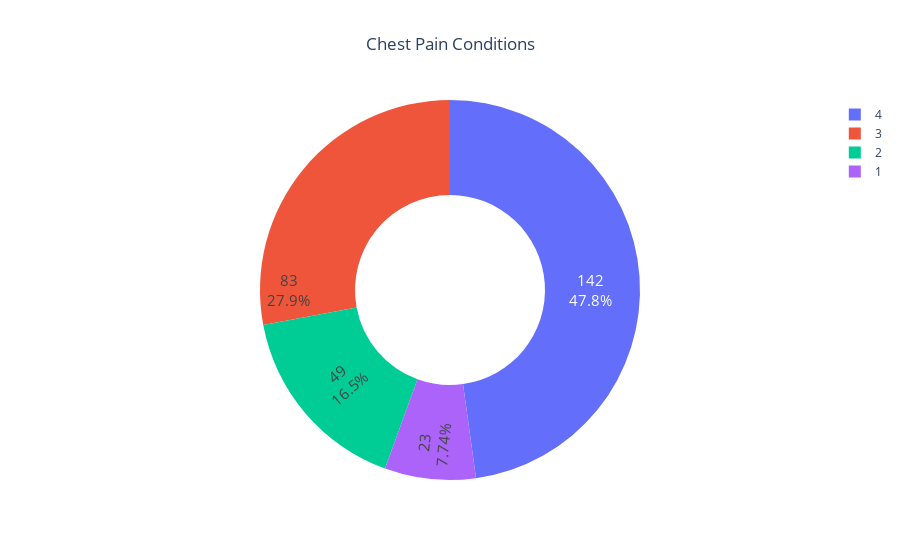

Notebook code for this chart:
### Code cell
df=DF_1['cp'].value_counts().reset_index().rename(columns={'index':'cp','cp':'count'})
fig = graphObject.Figure([graphObject.Pie(labels=df['cp'],values=df['count'], hole = 0.5)])
fig.update_traces(hoverinfo='label+percent', textinfo='value+percent', textfont_size=15,insidetextorientation='radial')
fig.update_layout(title="Chest Pain Conditions",title_x=0.5)
fig.show()

### Figure 1 — Plotly figure (JSON) as saved in the notebook; plotly's stock layout.template omitted (floating-point values rounded to 4 significant figures)
{"data": [{"hole": 0.5, "hoverinfo": "label+percent", "insidetextorientation": "radial", "labels": [4, 3, 2, 1], "textfont": {"size": 15}, "textinfo": "value+percent", "type": "pie", "values": [142, 83, 49, 23]}], "layout": {"title": {"text": "Chest Pain Conditions", "x": 0.5}}}
